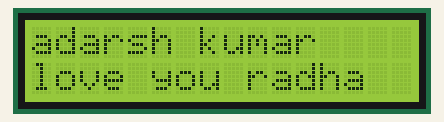
The sketch below on a simulated Arduino Uno, built with avr-gcc and run on an emulated ATmega328P. Parts: 16×2 character LCD.

Above: at 0.1 s.

The sketch:

32_lcd_basic.ino
```cpp
#include <LiquidCrystal.h>

const int lcdRSPin = 7;
const int lcdENPin = 8;
const int lcdD4Pin = 9;
const int lcdD5Pin = 10;
const int lcdD6Pin = 11;
const int lcdD7Pin = 12;

//lcd object creation
const LiquidCrystal lcd(lcdRSPin, lcdENPin, lcdD4Pin, lcdD5Pin, lcdD6Pin, lcdD7Pin);

void setup() {
  Serial.begin(9600);
  //lcd 2row 16collumn defined
  lcd.begin(16, 2);
}

void loop() {

  // set the cursor to the colum 0 and row 0 postion
  lcd.setCursor(0, 0);
  //printing into the lcd;
  lcd.print("adarsh kumar");
  // set the cursor to the  colum 0 and row 1 postion
  lcd.setCursor(0, 1);
  //printing into the lcd;
  lcd.print("love you radha  ");
  delay(1000);
  lcd.clear();
}
```
